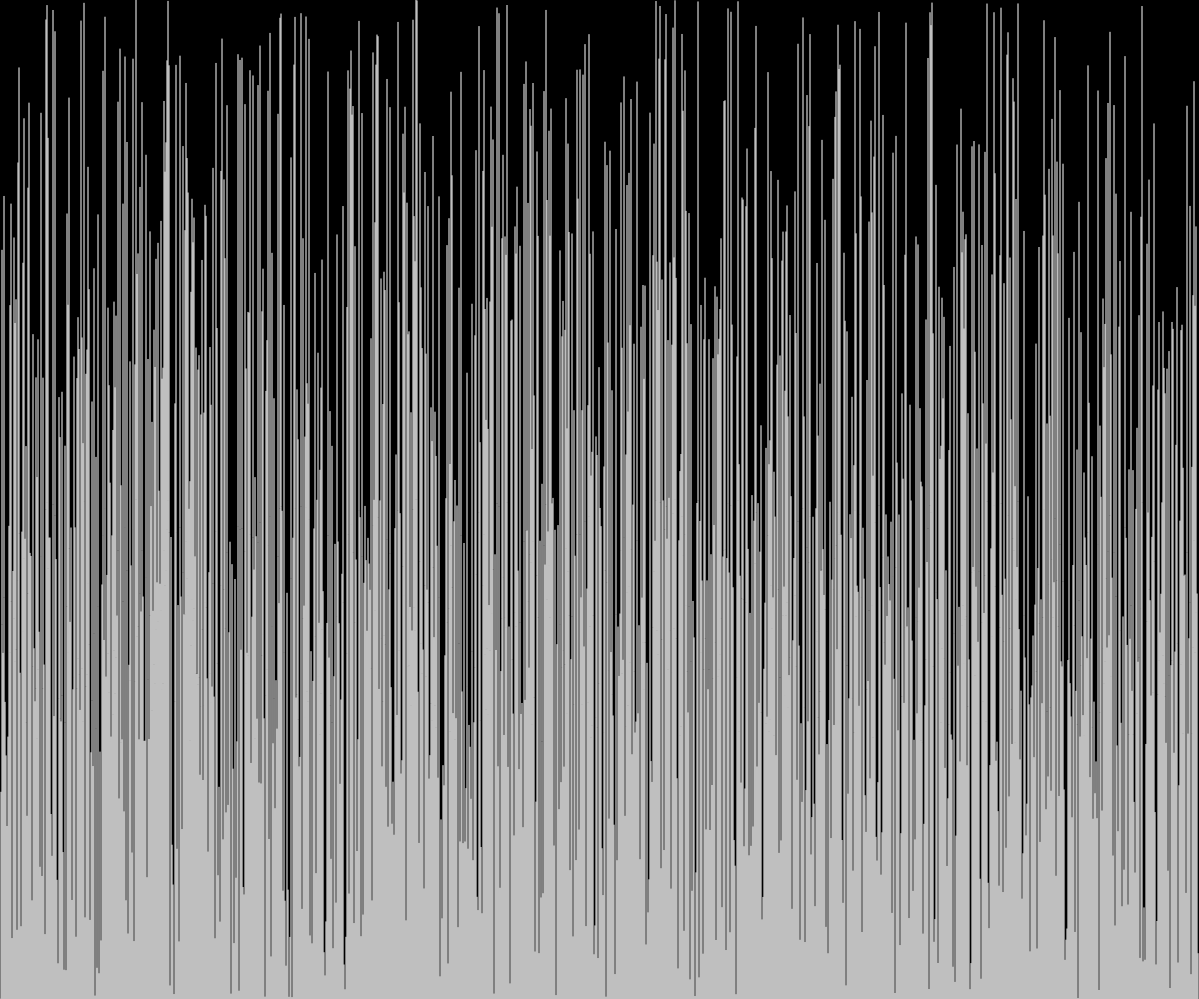
Frame 1 (no input)
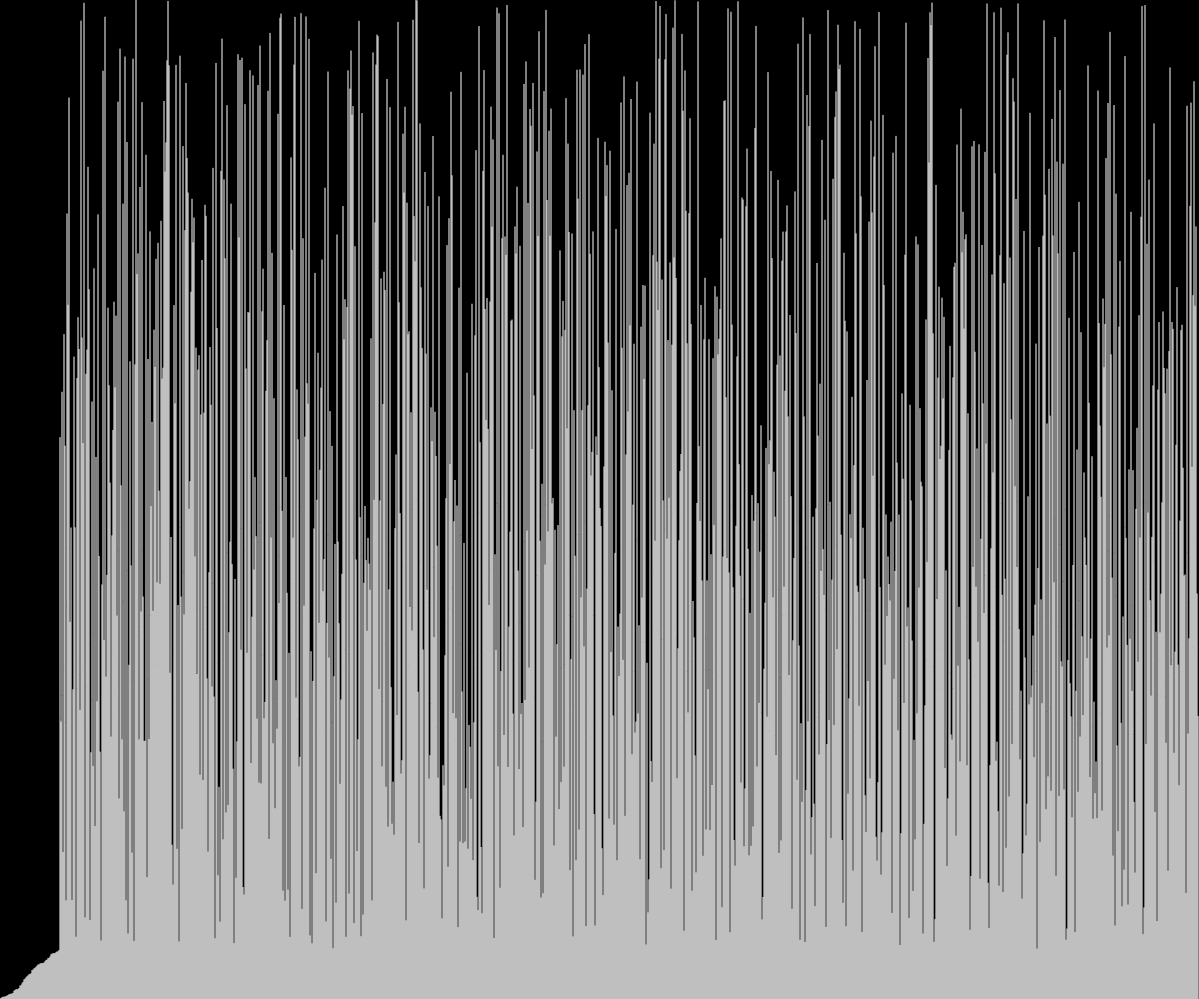
Frame 60 (no input)
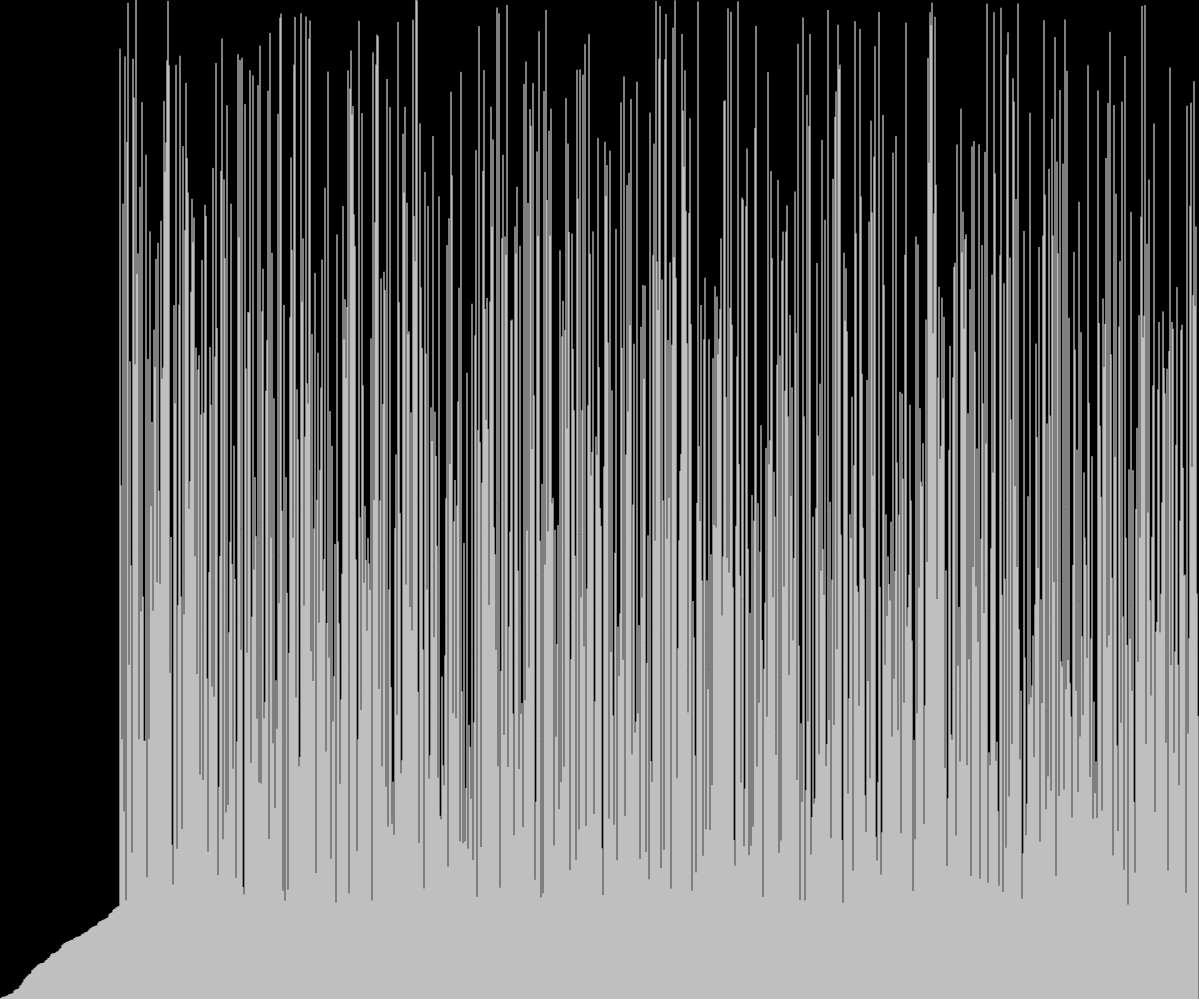
Frame 120 (the mouse pressed at the canvas centre since frame 60)

The p5.js sketch that drew these frames (run headless with seeded random() and noise() and a simulated clock; from frame 60 on, the mouse is pressed at the canvas centre):

// p5.js sketch
// ── sketch.js
let arr = []

let i = 0
let j = 0

function setup() {
  createCanvas(windowWidth - 1, windowHeight - 1)
  arr = new Array(width)
  for (let i = 0; i < arr.length; i++) {
    arr[i] = random(height)
  }
}

function draw() {
  background(0)

  if (i > arr.length) {
    noLoop()
  } else {
    let min_idx = i
    for (j = i + 1; j < arr.length; j++) {
      if (arr[j] < arr[min_idx]) {
        min_idx = j
      }
    }
    swap(arr, min_idx, i)
    i++
  }

  for (let i = 0; i < arr.length; i++) {
    stroke(255)
    line(i, height, i, height - arr[i])
  }
}

function swap(arr, i, j) {
  let temp = arr[i]
  arr[i] = arr[j]
  arr[j] = temp
}
